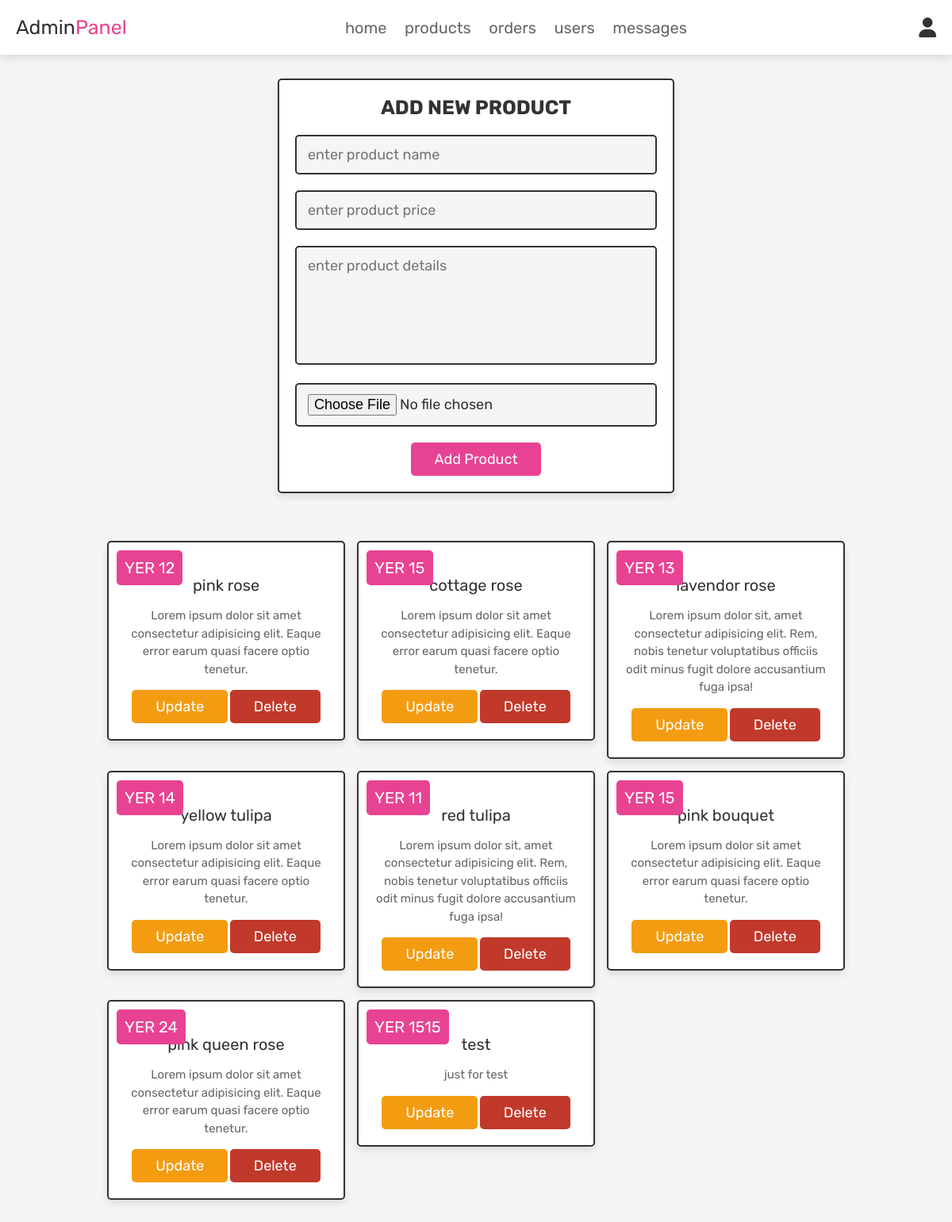
The app's page /admin_products.php (signed in) with its own data.
### tables this page shows
CREATE TABLE `products` (
  `id` int(100) NOT NULL,
  `name` varchar(100) NOT NULL,
  `details` varchar(500) NOT NULL,
  `price` int(100) NOT NULL,
  `image` varchar(100) NOT NULL
);

### admin_products.php (the view, shortened to what this page needs)
<?php
@include 'config.php';
?>
<!DOCTYPE html>
<html lang="en">
<head>
   <link rel="stylesheet" href="https://cdnjs.cloudflare.com/ajax/libs/font-awesome/6.0.0/css/all.min.css">
   <link rel="stylesheet" href="css/admin_style.css">
</head>
<body>
<?php @include 'admin_header.php'; ?>
<section class="add-products">
   <form action="" method="POST" enctype="multipart/form-data">
      <h3>add new product</h3>
      <input type="text" class="box" required placeholder="enter product name" name="name">
      <input type="number" min="0" class="box" required placeholder="enter product price" name="price">
      <textarea name="details" class="box" required placeholder="enter product details" cols="30" rows="10"></textarea>
      <input type="file" accept="image/jpg, image/jpeg, image/png" required class="box" name="image">
      <input type="submit" value="add product" name="add_product" class="btn">
   </form>
</section>
<section class="show-products">
   <div class="box-container">
      <?php
         $select_products = mysqli_query($conn, "SELECT * FROM `products`") or die('query failed');
         if(mysqli_num_rows($select_products) > 0){
            while($fetch_products = mysqli_fetch_assoc($select_products)){
      ?>
      <div class="box">
         <div class="price">YER <?php echo $fetch_products['price']; ?></div>
         <div class="name"><?php echo $fetch_products['name']; ?></div>
         <div class="details"><?php echo $fetch_products['details']; ?></div>
         <a href="admin_update_product.php?update=<?php echo $fetch_products['id']; ?>" class="option-btn">update</a>
         <a href="admin_products.php?delete=<?php echo $fetch_products['id']; ?>" class="delete-btn" onclick="return confirm('delete this product?');">delete</a>
      </div>
      <?php
         }
      }else{
         echo '<p class="empty">no products added yet!</p>';
      }
      ?>
   </div>
</section>
</body>
</html>

### css/admin_style.css (style rules this page uses)
:root { --pink:#e84393; --red:#c0392b; --orange:#f39c12; --black:#333; --white:#fff; --light-color:#666; --light-white:#ccc; --light-bg:#f5f5f5; --border:.2rem solid var(--black); --box-shadow:0 .5rem 1rem rgba(0,0,0,.1); }
* { font-family: 'Rubik', sans-serif; margin:0; padding:0; box-sizing: border-box; outline: none; border:none; text-decoration: none; transition:all .2s linear; }
html { font-size: 62.5%; overflow-x: hidden; scroll-behavior: smooth; scroll-padding-top: 6.5rem; }
body { background: var(--light-bg); }
section { padding:3rem 2rem; }
.btn, .delete-btn, .option-btn { display: inline-block; border-radius: .5rem; margin-top: 1rem; font-size: 1.8rem; color:var(--white); cursor: pointer; padding:1rem 3rem; text-transform: capitalize; }
.btn { background-color: var(--pink); }
.delete-btn { background-color: var(--red); }
.option-btn { background-color: var(--orange); }
.add-products form { max-width: 50rem; border-radius: .5rem; background-color: var(--white); border:var(--border); padding:2rem; text-align: center; margin:0 auto; box-shadow: var(--box-shadow); }
.add-products form h3 { font-size: 2.5rem; text-transform: uppercase; color:var(--black); margin-bottom: 1rem; }
.add-products form .box { width: 100%; margin:1rem 0; font-size: 1.8rem; color:var(--black); border-radius: .5rem; background-color: var(--light-bg); padding:1.2rem 1.4rem; border:var(--border); }
.add-products form textarea { height: 15rem; resize: none; }
.show-products .box-container { display: grid; grid-template-columns: repeat(auto-fit, 30rem); gap:1.5rem; align-items: flex-start; max-width: 1200px; margin: 0 auto; justify-content: center; }
.show-products .box-container .box { text-align: center; padding:2rem; border:var(--border); background-color: var(--white); box-shadow: var(--box-shadow); border-radius: .5rem; position: relative; }
.show-products .box-container .box .price { background-color: var(--pink); position: absolute; top:1rem; left:1rem; border-radius: .5rem; color:var(--white); padding:1rem; font-size: 2rem; }
.show-products .box-container .box .name { margin:1rem 0; font-size: 2rem; color:var(--black); }
.show-products .box-container .box .details { line-height: 1.5; color:var(--light-color); font-size: 1.5rem; padding:.5rem 0; }

### records on screen
products: price "12", name "pink rose", details "Lorem ipsum dolor sit amet consectetur adipisicing elit. Eaque error earum quasi facere optio tenetur."
products: price "15", name "cottage rose", details "Lorem ipsum dolor sit amet consectetur adipisicing elit. Eaque error earum quasi facere optio tenetur."
products: price "13", name "lavendor rose", details "Lorem ipsum dolor sit, amet consectetur adipisicing elit. Rem, nobis tenetur voluptatibus officiis odit minus fugit dolore accusantium fuga ipsa!"
products: price "14", name "yellow tulipa", details "Lorem ipsum dolor sit amet consectetur adipisicing elit. Eaque error earum quasi facere optio tenetur."
products: price "11", name "red tulipa", details "Lorem ipsum dolor sit, amet consectetur adipisicing elit. Rem, nobis tenetur voluptatibus officiis odit minus fugit dolore accusantium fuga ipsa!"
products: price "15", name "pink bouquet", details "Lorem ipsum dolor sit amet consectetur adipisicing elit. Eaque error earum quasi facere optio tenetur."
products: price "24", name "pink queen rose", details "Lorem ipsum dolor sit amet consectetur adipisicing elit. Eaque error earum quasi facere optio tenetur."
products: price "1515", name "test", details "just for test"
